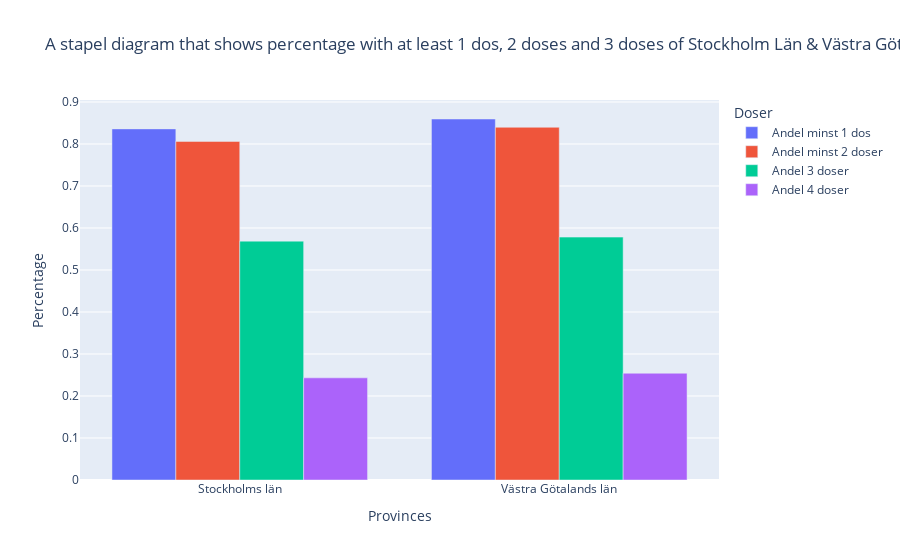

The notebook cell this image was saved under:
### Code cell
fig = px.bar(data_frame = df1, x="Län_namn",
    
    y= ["Andel minst 1 dos","Andel minst 2 doser", "Andel 3 doser", "Andel 4 doser"],
    labels={"Län_namn": "Provinces", "value":"Percentage", "variable": "Doser" },
    title="A stapel diagram that shows percentage with at least 1 dos, 2 doses and 3 doses of Stockholm Län & Västra Götalands Län",
    #log_y= True,
    barmode= "group"
    
    
)
fig.show()
fig.write_html("data_visualization/stockholm_västra_götland.html")

### Figure 1 — Plotly figure (JSON) as saved in the notebook; plotly's stock layout.template omitted (floating-point values rounded to 4 significant figures)
{"data": [{"alignmentgroup": "True", "hovertemplate": "Doser=Andel minst 1 dos<br>Provinces=%{x}<br>Percentage=%{y}<extra></extra>", "legendgroup": "Andel minst 1 dos", "marker": {"color": "#636efa", "pattern": {"shape": ""}}, "name": "Andel minst 1 dos", "offsetgroup": "Andel minst 1 dos", "orientation": "v", "showlegend": true, "textposition": "auto", "type": "bar", "x": ["Stockholms län", "Västra Götalands län"], "xaxis": "x", "y": [0.836, 0.8595], "yaxis": "y"}, {"alignmentgroup": "True", "hovertemplate": "Doser=Andel minst 2 doser<br>Provinces=%{x}<br>Percentage=%{y}<extra></extra>", "legendgroup": "Andel minst 2 doser", "marker": {"color": "#EF553B", "pattern": {"shape": ""}}, "name": "Andel minst 2 doser", "offsetgroup": "Andel minst 2 doser", "orientation": "v", "showlegend": true, "textposition": "auto", "type": "bar", "x": ["Stockholms län", "Västra Götalands län"], "xaxis": "x", "y": [0.8061, 0.8398], "yaxis": "y"}, {"alignmentgroup": "True", "hovertemplate": "Doser=Andel 3 doser<br>Provinces=%{x}<br>Percentage=%{y}<extra></extra>", "legendgroup": "Andel 3 doser", "marker": {"color": "#00cc96", "pattern": {"shape": ""}}, "name": "Andel 3 doser", "offsetgroup": "Andel 3 doser", "orientation": "v", "showlegend": true, "textposition": "auto", "type": "bar", "x": ["Stockholms län", "Västra Götalands län"], "xaxis": "x", "y": [0.5687, 0.5783], "yaxis": "y"}, {"alignmentgroup": "True", "hovertemplate": "Doser=Andel 4 doser<br>Provinces=%{x}<br>Percentage=%{y}<extra></extra>", "legendgroup": "Andel 4 doser", "marker": {"color": "#ab63fa", "pattern": {"shape": ""}}, "name": "Andel 4 doser", "offsetgroup": "Andel 4 doser", "orientation": "v", "showlegend": true, "textposition": "auto", "type": "bar", "x": ["Stockholms län", "Västra Götalands län"], "xaxis": "x", "y": [0.2432, 0.2542], "yaxis": "y"}], "layout": {"barmode": "group", "legend": {"title": {"text": "Doser"}, "tracegroupgap": 0}, "title": {"text": "A stapel diagram that shows percentage with at least 1 dos, 2 doses and 3 doses of Stockholm Län & Västra Götalands Län"}, "xaxis": {"anchor": "y", "domain": [0, 1], "title": {"text": "Provinces"}}, "yaxis": {"anchor": "x", "domain": [0, 1], "title": {"text": "Percentage"}}}}
